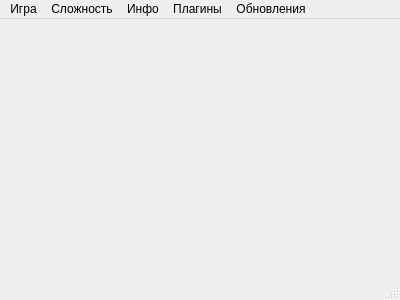
<?xml version="1.0" encoding="UTF-8"?>
<ui version="4.0">
 <class>Sudoku</class>
 <widget class="QMainWindow" name="Sudoku">
  <property name="geometry">
   <rect>
    <x>0</x>
    <y>0</y>
    <width>400</width>
    <height>300</height>
   </rect>
  </property>
  <property name="windowTitle">
   <string>Sudoku</string>
  </property>
  <widget class="QWidget" name="centralWidget">
   <layout class="QHBoxLayout" name="horizontalLayout">
    <property name="spacing">
     <number>0</number>
    </property>
    <property name="leftMargin">
     <number>0</number>
    </property>
    <property name="topMargin">
     <number>0</number>
    </property>
    <property name="rightMargin">
     <number>0</number>
    </property>
    <property name="bottomMargin">
     <number>0</number>
    </property>
    <item>
     <widget class="Board" name="board" native="true"/>
    </item>
   </layout>
  </widget>
  <widget class="QMenuBar" name="menuBar">
   <property name="geometry">
    <rect>
     <x>0</x>
     <y>0</y>
     <width>400</width>
     <height>26</height>
    </rect>
   </property>
   <widget class="QMenu" name="menuGame">
    <property name="title">
     <string>Игра</string>
    </property>
    <addaction name="actionNew"/>
    <addaction name="actionClean"/>
    <addaction name="actionExit"/>
   </widget>
   <widget class="QMenu" name="menuMode">
    <property name="title">
     <string>Сложность</string>
    </property>
    <addaction name="actionEasy"/>
    <addaction name="actionMedium"/>
    <addaction name="actionHard"/>
   </widget>
   <widget class="QMenu" name="menuAbout">
    <property name="title">
     <string>Инфо</string>
    </property>
    <addaction name="actionAbout"/>
   </widget>
   <widget class="QMenu" name="plugins">
    <property name="title">
     <string>Плагины</string>
    </property>
   </widget>
   <widget class="QMenu" name="update">
    <property name="title">
     <string>Обновления</string>
    </property>
   </widget>
   <addaction name="menuGame"/>
   <addaction name="menuMode"/>
   <addaction name="menuAbout"/>
   <addaction name="plugins"/>
   <addaction name="update"/>
  </widget>
  <widget class="QStatusBar" name="statusBar"/>
  <action name="actionEasy">
   <property name="checkable">
    <bool>true</bool>
   </property>
   <property name="checked">
    <bool>true</bool>
   </property>
   <property name="text">
    <string>Легко</string>
   </property>
   <property name="toolTip">
    <string>Лёгкая сложность</string>
   </property>
  </action>
  <action name="actionMedium">
   <property name="checkable">
    <bool>true</bool>
   </property>
   <property name="text">
    <string>Средне</string>
   </property>
   <property name="toolTip">
    <string>Средняя сложность</string>
   </property>
  </action>
  <action name="actionHard">
   <property name="checkable">
    <bool>true</bool>
   </property>
   <property name="text">
    <string>Сложно</string>
   </property>
   <property name="toolTip">
    <string>Сложно</string>
   </property>
  </action>
  <action name="actionNew">
   <property name="text">
    <string>Новая игра</string>
   </property>
   <property name="toolTip">
    <string>начать новую игру</string>
   </property>
  </action>
  <action name="actionExit">
   <property name="text">
    <string>Выход</string>
   </property>
   <property name="toolTip">
    <string>Выход из игры</string>
   </property>
  </action>
  <action name="actionAbout">
   <property name="text">
    <string>О программе</string>
   </property>
   <property name="toolTip">
    <string>О программе</string>
   </property>
  </action>
  <action name="actionClean">
   <property name="text">
    <string>Очистить</string>
   </property>
   <property name="toolTip">
    <string>Очистить доску</string>
   </property>
  </action>
  <action name="action">
   <property name="text">
    <string>цвет фона</string>
   </property>
  </action>
  <action name="actionplugins">
   <property name="text">
    <string>plugins</string>
   </property>
  </action>
 </widget>
 <layoutdefault spacing="6" margin="11"/>
 <customwidgets>
  <customwidget>
   <class>Board</class>
   <extends>QWidget</extends>
   <header>Board.h</header>
   <container>1</container>
  </customwidget>
 </customwidgets>
 <resources/>
 <connections/>
</ui>
